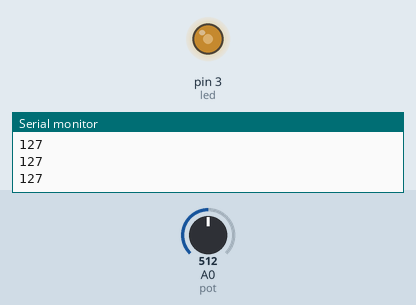
The sketch below on a simulated Arduino Uno, built with avr-gcc and run on an emulated ATmega328P. On the bench: output pins drawn as LEDs (lit = HIGH), the last lines printed to the serial monitor. Inputs (shaded band) come from the test bench; at power-on: A0 (pot) = 512.

Above: at 1.2 s.
1.3 s: A0 (pot) set to 716
At 2.2 s:
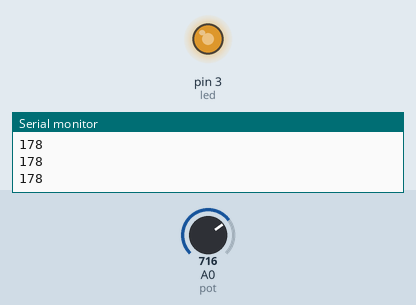
2.8 s: A0 (pot) set to 900
At 3.4 s:
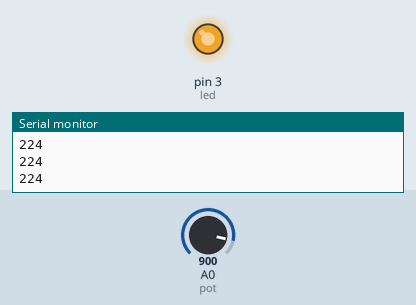
4.3 s: A0 (pot) set to 122
At 5.5 s:
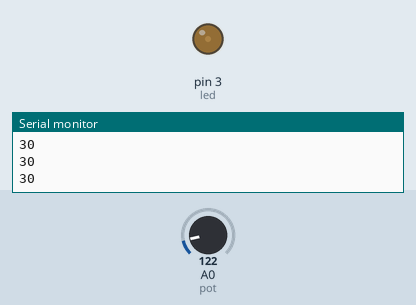
5.8 s: A0 (pot) set to 0
At 6.8 s:
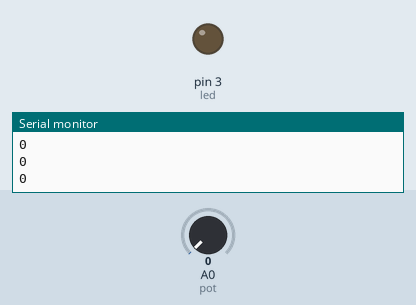
7.3 s: A0 (pot) set to 511
At 7.9 s:
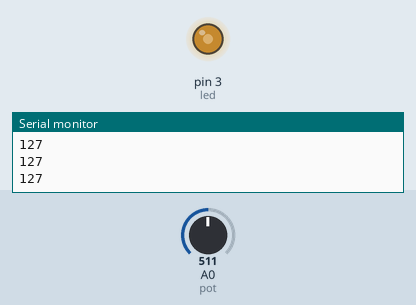
Timing chart, 0 to 9.8 s (numbered marks = the images above; inputs shaded):
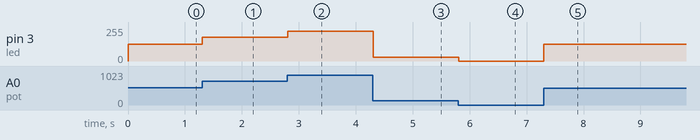

The sketch:

Led-settings-with-potentiometer.ino
```cpp
#define pot A0
#define led 3

void setup()
{
  Serial.begin(9600);

}
int value = 0;
void loop()
{
  value= analogRead(pot);
  value =map(value, 0,1023,0,255);
  Serial.println(value);
  analogWrite(led,value);

}
```

Measured:
- after the input at 1.3 s, pin 3 (led): 127/255 → 178/255 at once
- after the input at 2.8 s, pin 3 (led): 178/255 → 224/255 at once
- after the input at 4.3 s, pin 3 (led): 224/255 → 30/255 at once
- after the input at 5.8 s, pin 3 (led): 30/255 → 0/255 at once
- after the input at 7.3 s, pin 3 (led): 0/255 → 127/255 at once
